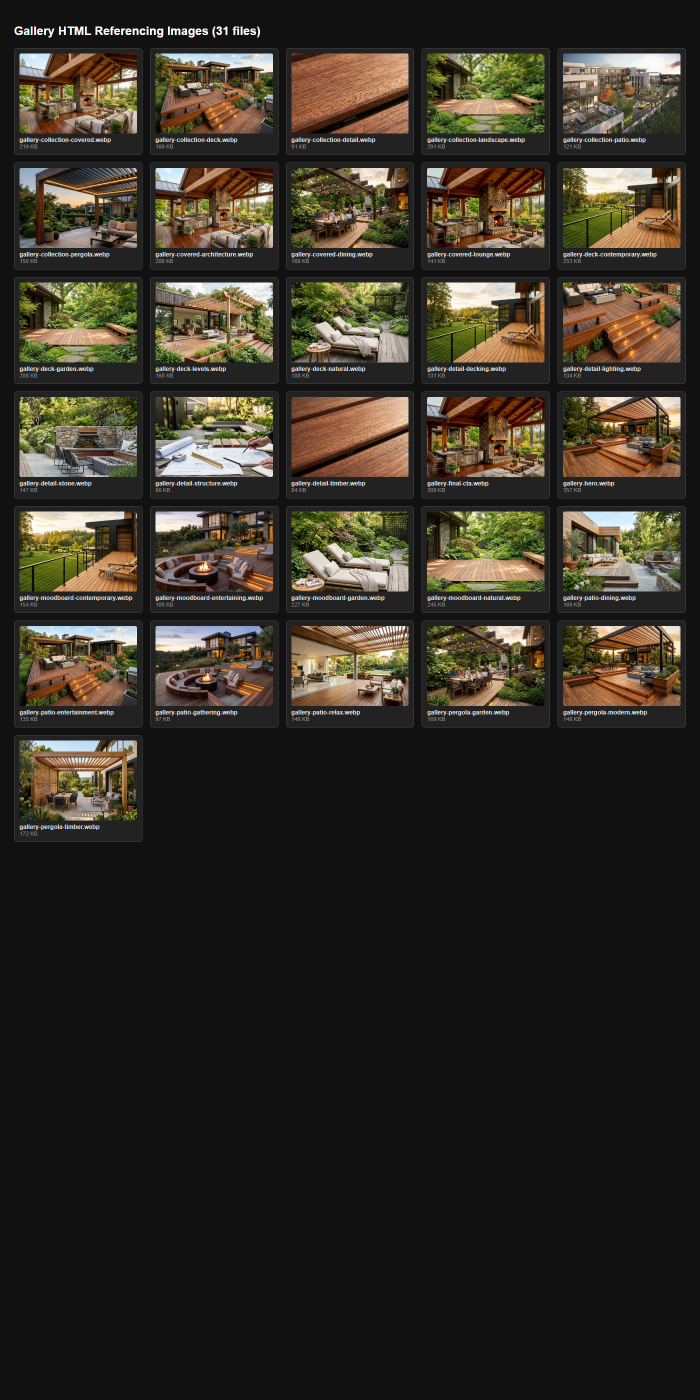
#> input picture scratch/audit_gallery_html_imgs.png, 1400 x 2800 px, given in place of hero_deck_outdoor_living_1793850319432.jpg, which was not available (shown at 1/2 size)
$ python update_blog_images.py
#> lines starting #> are read from the running program, lines starting #| are printed output that depends on the picture
import os
from PIL import Image

out_dir = r"assets/images/blog"
os.makedirs(out_dir, exist_ok=True)

def process_and_save(src_path, dst_name, target_size, crop_box=None, quality=88):
#> called with dst_name = 'blog-hero.webp', target_size = (1400, 800), quality = 90
    dst_path = os.path.join(out_dir, dst_name)
    im = Image.open(src_path)
#> im is the input picture: PIL image 1400x2800 RGB; mean R, G, B 51.9, 46.9, 37.8
    if im.mode != 'RGB':
        im = im.convert('RGB')

    if crop_box:
        im = im.crop(crop_box)

    tw, th = target_size
    iw, ih = im.size
#> iw = 1400; ih = 2800
    scale = max(tw / iw, th / ih)
#> scale = 1
    nw = int(iw * scale)
#> nw = 1400
    nh = int(ih * scale)
#> nh = 2800
    im_resized = im.resize((nw, nh), Image.Resampling.LANCZOS)

    left = (nw - tw) // 2
#> left = 0
    top = (nh - th) // 2
#> top = 1000
    cropped = im_resized.crop((left, top, left + tw, top + th))

    cropped.save(dst_path, 'WEBP', quality=quality, method=6)
    size_kb = os.path.getsize(dst_path) / 1024
    print(f"Generated {dst_name:<38}: {tw}x{th} -> {size_kb:.1f} KB (from {os.path.basename(src_path)})")

brain_hero = r"C:\Users\Sam John\.gemini\antigravity\brain\aa3393d8-6479-4912-9a44-277395bd13ea\hero_deck_outdoor_living_1793850319432.jpg"
brain_flow = r"C:\Users\Sam John\.gemini\antigravity\brain\aa3393d8-6479-4912-9a44-277395bd13ea\indoor_outdoor_flow_deck_1793850483924.jpg"
brain_retreat = r"C:\Users\Sam John\.gemini\antigravity\brain\aa3393d8-6479-4912-9a44-277395bd13ea\serene_deck_garden_retreat_1793850797959.jpg"

print("--- GENERATING AND UPDATING BLOG IMAGES ---")

# 1. Blog Hero (Replaces attic couch room!)
process_and_save(brain_hero, "blog-hero.webp", (1400, 800), quality=90)

# 2. Featured Article (Replaces indoor living room!)
process_and_save(brain_flow, "blog-featured-article.webp", (1000, 650), quality=88)
#> call 2 of process_and_save, with dst_name = 'blog-featured-article.webp', target_size = (1000, 650), quality = 88
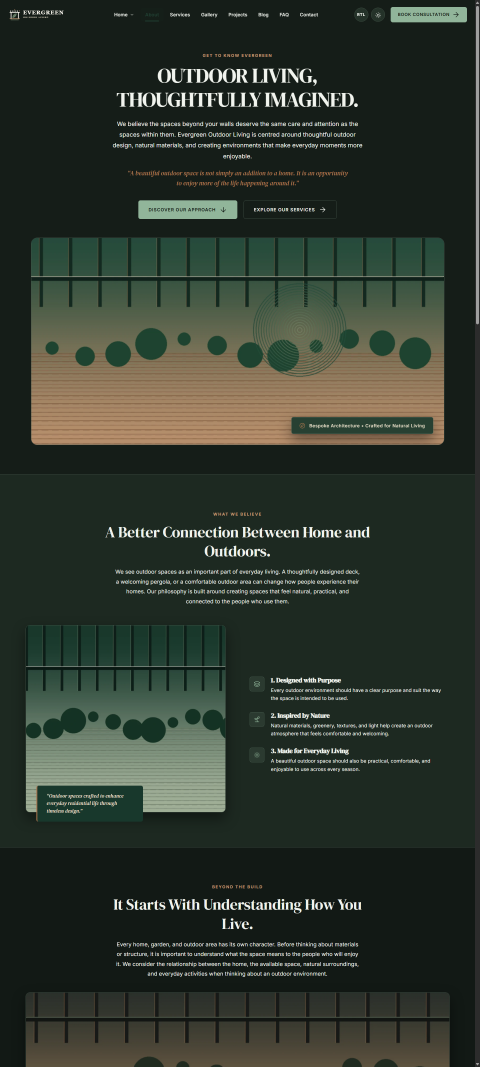
#> input picture scratch/about_footer_desktop.png, 1440 x 3200 px, given in place of indoor_outdoor_flow_deck_1793850483924.jpg, which was not available (shown at 1/3 size)
#> in process_and_save, im is the input picture: PIL image 1440x3200 RGB; mean R, G, B 47.3, 55.7, 45.7
#> in process_and_save (call 2), `cropped = im_resized.crop((left, top, left + tw, top + th))`:
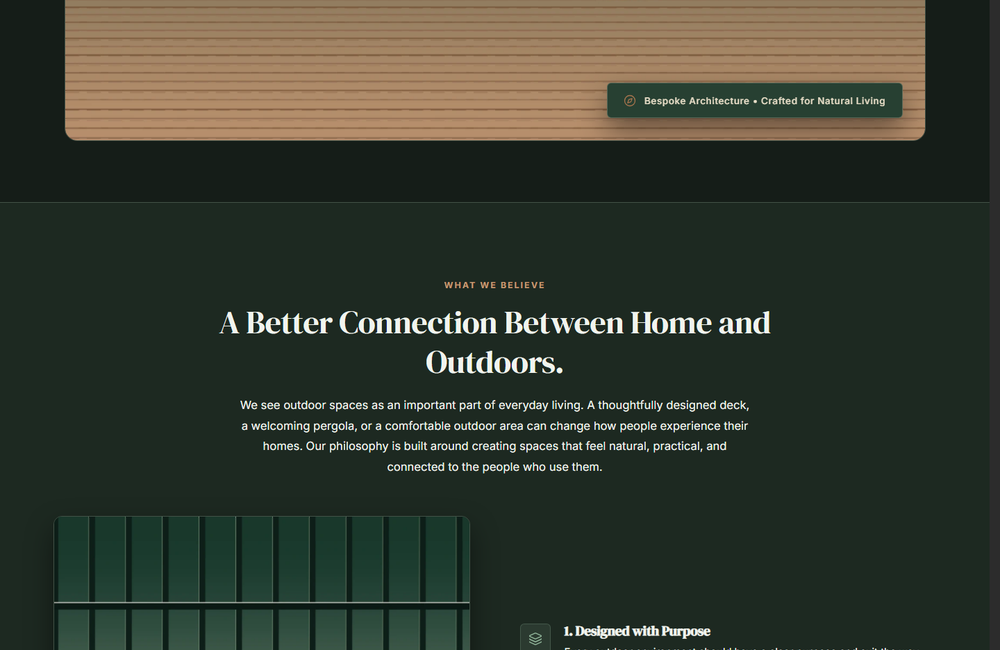
#> cropped: PIL image 1000x650 RGB; mean R, G, B 54.6, 59.9, 48

# 3. Article 1: Deck Planning
process_and_save("scratch/test_architect_drawing_deck.jpg", "blog-article-deck-planning.webp", (800, 550), quality=88)
#> call 3 of process_and_save, with src_path = 'scratch/test_architect_drawing_deck.jpg', dst_name = 'blog-article-deck-planning.webp', target_size = (800, 550), quality = 88
#> in process_and_save (call 3), `cropped = im_resized.crop((left, top, left + tw, top + th))`:
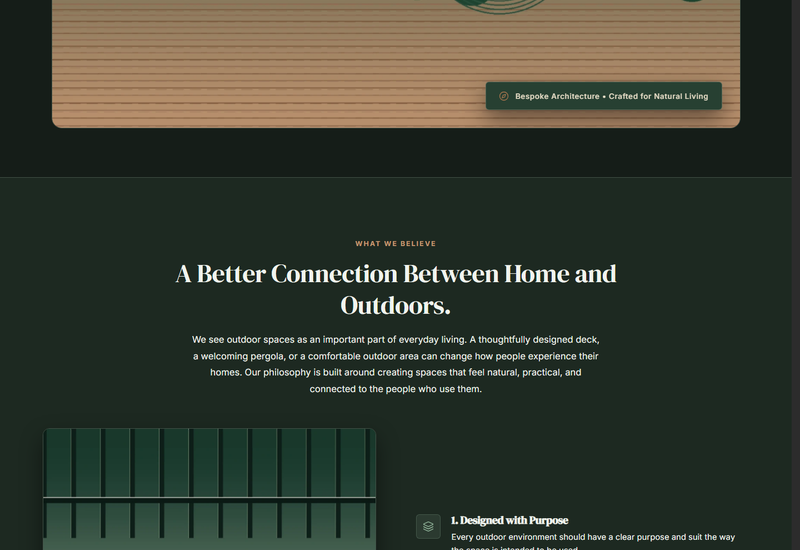
#> cropped: PIL image 800x550 RGB; mean R, G, B 56.4, 61.5, 49.2

# 4. Article 2: Pergola Style (Replaces white indoor chair!)
process_and_save("assets/images/index/home-pergola.webp", "blog-article-pergola-style.webp", (800, 550), quality=88)
#> call 4 of process_and_save, with src_path = 'assets/images/index/home-pergola.webp', dst_name = 'blog-article-pergola-style.webp', target_size = (800, 550), quality = 88
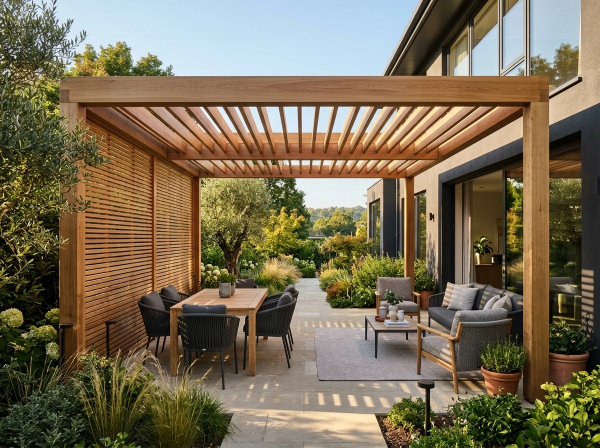
#> input picture assets/images/index/home-pergola.webp, 1200 x 896 px, found by its file name (shown at 1/2 size)
#> in process_and_save, im is the input picture: PIL image 1200x896 RGB; mean R, G, B 121.9, 109.4, 85.2
#> in process_and_save (call 4), `cropped = im_resized.crop((left, top, left + tw, top + th))`:
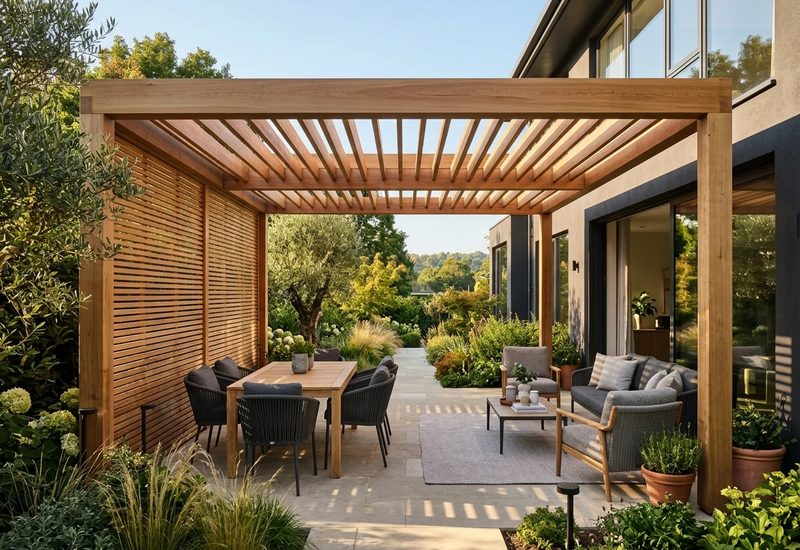
#> cropped: PIL image 800x550 RGB; mean R, G, B 122, 107.8, 82.3

# 5. Article 3: Small Backyard Space (Replaces cabin on grass!)
process_and_save("assets/images/index/home-featured-retreat.webp", "blog-article-small-backyard.webp", (800, 550), quality=88)
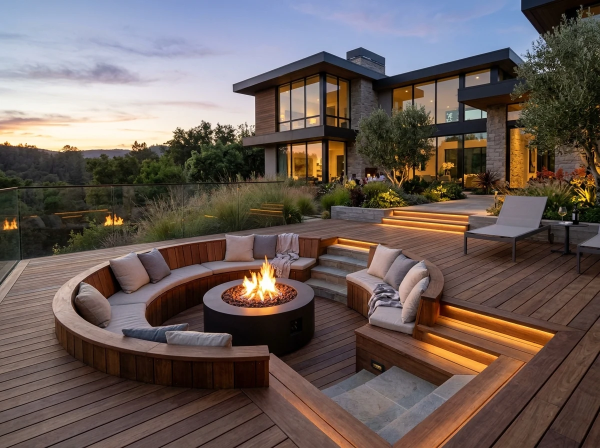
#> input picture assets/images/index/home-featured-retreat.webp, 1200 x 896 px, found by its file name (shown at 1/2 size)
#> in process_and_save, im is the input picture: PIL image 1200x896 RGB; mean R, G, B 106.3, 93, 88
#> in process_and_save (call 5), `cropped = im_resized.crop((left, top, left + tw, top + th))`:
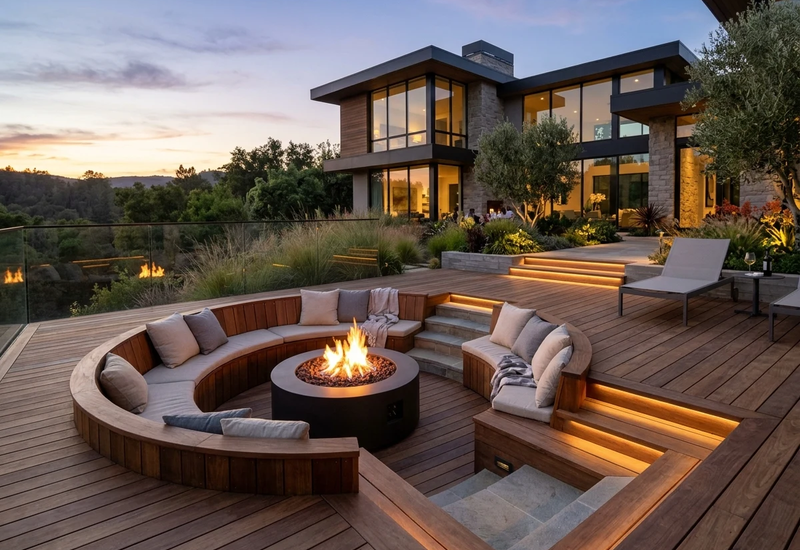
#> cropped: PIL image 800x550 RGB; mean R, G, B 105.8, 91.7, 85

# 6. Article 4: Deck Materials (Replaces WALL CLOCK!)
#> (the run stopped early here; a loop or call above may not have finished)
